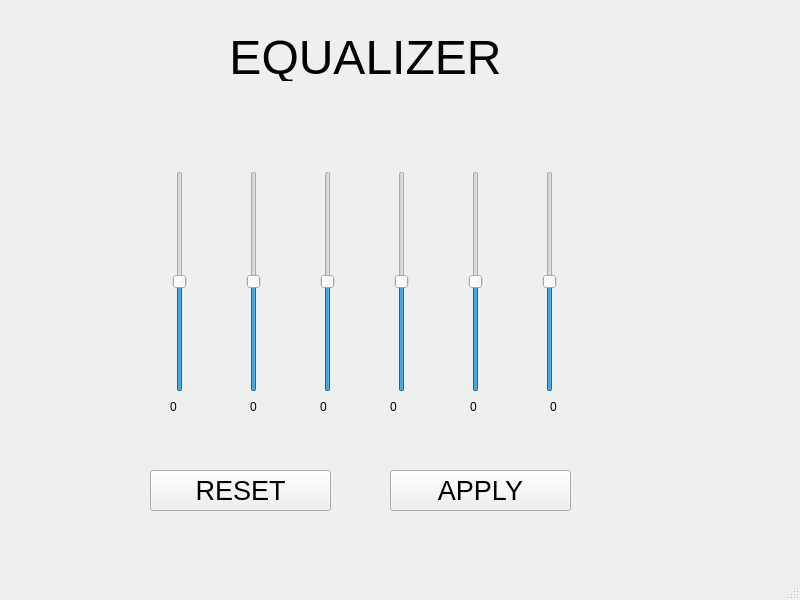
<?xml version="1.0" encoding="UTF-8"?>
<ui version="4.0">
 <class>MainWindow</class>
 <widget class="QMainWindow" name="MainWindow">
  <property name="geometry">
   <rect>
    <x>0</x>
    <y>0</y>
    <width>800</width>
    <height>600</height>
   </rect>
  </property>
  <property name="windowTitle">
   <string>Equalizer</string>
  </property>
  <widget class="QWidget" name="centralwidget">
   <widget class="QLabel" name="label">
    <property name="geometry">
     <rect>
      <x>210</x>
      <y>30</y>
      <width>311</width>
      <height>51</height>
     </rect>
    </property>
    <property name="text">
     <string>&lt;html&gt;&lt;head/&gt;&lt;body&gt;&lt;p align=&quot;center&quot;&gt;&lt;span style=&quot; font-size:36pt;&quot;&gt;EQUALIZER&lt;/span&gt;&lt;/p&gt;&lt;/body&gt;&lt;/html&gt;</string>
    </property>
   </widget>
   <widget class="QLabel" name="label_2">
    <property name="geometry">
     <rect>
      <x>170</x>
      <y>400</y>
      <width>47</width>
      <height>13</height>
     </rect>
    </property>
    <property name="text">
     <string>0</string>
    </property>
   </widget>
   <widget class="QLabel" name="label_3">
    <property name="geometry">
     <rect>
      <x>250</x>
      <y>400</y>
      <width>47</width>
      <height>13</height>
     </rect>
    </property>
    <property name="text">
     <string>0</string>
    </property>
   </widget>
   <widget class="QLabel" name="label_4">
    <property name="geometry">
     <rect>
      <x>320</x>
      <y>400</y>
      <width>47</width>
      <height>13</height>
     </rect>
    </property>
    <property name="text">
     <string>0</string>
    </property>
   </widget>
   <widget class="QLabel" name="label_5">
    <property name="geometry">
     <rect>
      <x>390</x>
      <y>400</y>
      <width>47</width>
      <height>13</height>
     </rect>
    </property>
    <property name="text">
     <string>0</string>
    </property>
   </widget>
   <widget class="QLabel" name="label_6">
    <property name="geometry">
     <rect>
      <x>470</x>
      <y>400</y>
      <width>47</width>
      <height>13</height>
     </rect>
    </property>
    <property name="text">
     <string>0</string>
    </property>
   </widget>
   <widget class="QLabel" name="label_7">
    <property name="geometry">
     <rect>
      <x>550</x>
      <y>400</y>
      <width>47</width>
      <height>13</height>
     </rect>
    </property>
    <property name="text">
     <string>0</string>
    </property>
   </widget>
   <widget class="QWidget" name="layoutWidget">
    <property name="geometry">
     <rect>
      <x>119</x>
      <y>171</y>
      <width>491</width>
      <height>221</height>
     </rect>
    </property>
    <layout class="QHBoxLayout" name="horizontalLayout">
     <item>
      <widget class="QSlider" name="verticalSlider">
       <property name="minimum">
        <number>-15</number>
       </property>
       <property name="maximum">
        <number>15</number>
       </property>
       <property name="orientation">
        <enum>Qt::Vertical</enum>
       </property>
      </widget>
     </item>
     <item>
      <widget class="QSlider" name="verticalSlider_2">
       <property name="minimum">
        <number>-15</number>
       </property>
       <property name="maximum">
        <number>15</number>
       </property>
       <property name="orientation">
        <enum>Qt::Vertical</enum>
       </property>
      </widget>
     </item>
     <item>
      <widget class="QSlider" name="verticalSlider_3">
       <property name="minimum">
        <number>-15</number>
       </property>
       <property name="maximum">
        <number>15</number>
       </property>
       <property name="orientation">
        <enum>Qt::Vertical</enum>
       </property>
      </widget>
     </item>
     <item>
      <widget class="QSlider" name="verticalSlider_4">
       <property name="minimum">
        <number>-15</number>
       </property>
       <property name="maximum">
        <number>15</number>
       </property>
       <property name="orientation">
        <enum>Qt::Vertical</enum>
       </property>
      </widget>
     </item>
     <item>
      <widget class="QSlider" name="verticalSlider_5">
       <property name="minimum">
        <number>-15</number>
       </property>
       <property name="maximum">
        <number>15</number>
       </property>
       <property name="orientation">
        <enum>Qt::Vertical</enum>
       </property>
      </widget>
     </item>
     <item>
      <widget class="QSlider" name="verticalSlider_6">
       <property name="minimum">
        <number>-15</number>
       </property>
       <property name="maximum">
        <number>15</number>
       </property>
       <property name="orientation">
        <enum>Qt::Vertical</enum>
       </property>
      </widget>
     </item>
    </layout>
   </widget>
   <widget class="QPushButton" name="pushButton">
    <property name="geometry">
     <rect>
      <x>150</x>
      <y>470</y>
      <width>181</width>
      <height>41</height>
     </rect>
    </property>
    <property name="font">
     <font>
      <pointsize>20</pointsize>
     </font>
    </property>
    <property name="text">
     <string>RESET</string>
    </property>
   </widget>
   <widget class="QPushButton" name="pushButton_2">
    <property name="geometry">
     <rect>
      <x>390</x>
      <y>470</y>
      <width>181</width>
      <height>41</height>
     </rect>
    </property>
    <property name="font">
     <font>
      <pointsize>20</pointsize>
     </font>
    </property>
    <property name="text">
     <string>APPLY</string>
    </property>
   </widget>
  </widget>
  <widget class="QStatusBar" name="statusbar"/>
 </widget>
 <resources/>
 <connections>
  <connection>
   <sender>verticalSlider</sender>
   <signal>valueChanged(int)</signal>
   <receiver>label_2</receiver>
   <slot>setNum(int)</slot>
   <hints>
    <hint type="sourcelabel">
     <x>174</x>
     <y>354</y>
    </hint>
    <hint type="destinationlabel">
     <x>177</x>
     <y>407</y>
    </hint>
   </hints>
  </connection>
  <connection>
   <sender>verticalSlider_2</sender>
   <signal>valueChanged(int)</signal>
   <receiver>label_3</receiver>
   <slot>setNum(int)</slot>
   <hints>
    <hint type="sourcelabel">
     <x>257</x>
     <y>363</y>
    </hint>
    <hint type="destinationlabel">
     <x>254</x>
     <y>402</y>
    </hint>
   </hints>
  </connection>
  <connection>
   <sender>verticalSlider_3</sender>
   <signal>valueChanged(int)</signal>
   <receiver>label_4</receiver>
   <slot>setNum(int)</slot>
   <hints>
    <hint type="sourcelabel">
     <x>328</x>
     <y>371</y>
    </hint>
    <hint type="destinationlabel">
     <x>328</x>
     <y>406</y>
    </hint>
   </hints>
  </connection>
  <connection>
   <sender>verticalSlider_4</sender>
   <signal>valueChanged(int)</signal>
   <receiver>label_5</receiver>
   <slot>setNum(int)</slot>
   <hints>
    <hint type="sourcelabel">
     <x>402</x>
     <y>366</y>
    </hint>
    <hint type="destinationlabel">
     <x>394</x>
     <y>408</y>
    </hint>
   </hints>
  </connection>
  <connection>
   <sender>verticalSlider_5</sender>
   <signal>valueChanged(int)</signal>
   <receiver>label_6</receiver>
   <slot>setNum(int)</slot>
   <hints>
    <hint type="sourcelabel">
     <x>474</x>
     <y>361</y>
    </hint>
    <hint type="destinationlabel">
     <x>478</x>
     <y>404</y>
    </hint>
   </hints>
  </connection>
  <connection>
   <sender>verticalSlider_6</sender>
   <signal>valueChanged(int)</signal>
   <receiver>label_7</receiver>
   <slot>setNum(int)</slot>
   <hints>
    <hint type="sourcelabel">
     <x>551</x>
     <y>365</y>
    </hint>
    <hint type="destinationlabel">
     <x>554</x>
     <y>407</y>
    </hint>
   </hints>
  </connection>
 </connections>
</ui>
